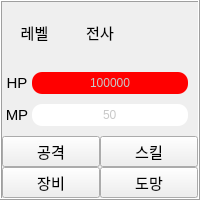
       <widget class="QFrame" name="frame_1">
        <property name="sizePolicy">
         <sizepolicy hsizetype="Expanding" vsizetype="Preferred">
          <horstretch>0</horstretch>
          <verstretch>0</verstretch>
         </sizepolicy>
        </property>
        <property name="minimumSize">
         <size>
          <width>180</width>
          <height>200</height>
         </size>
        </property>
        <property name="maximumSize">
         <size>
          <width>16777215</width>
          <height>200</height>
         </size>
        </property>
        <property name="frameShape">
         <enum>QFrame::Box</enum>
        </property>
        <property name="frameShadow">
         <enum>QFrame::Raised</enum>
        </property>
        <layout class="QGridLayout" name="gridLayout_4">
         <property name="leftMargin">
          <number>0</number>
         </property>
         <property name="topMargin">
          <number>0</number>
         </property>
         <property name="rightMargin">
          <number>0</number>
         </property>
         <property name="bottomMargin">
          <number>0</number>
         </property>
         <property name="spacing">
          <number>0</number>
         </property>
         <item row="2" column="0">
          <layout class="QHBoxLayout" name="horizontalLayout_4">
           <property name="spacing">
            <number>0</number>
           </property>
           <property name="rightMargin">
            <number>10</number>
           </property>
           <property name="bottomMargin">
            <number>10</number>
           </property>
           <item>
            <widget class="QLabel" name="mp_1">
             <property name="sizePolicy">
              <sizepolicy hsizetype="Preferred" vsizetype="Preferred">
               <horstretch>0</horstretch>
               <verstretch>0</verstretch>
              </sizepolicy>
             </property>
             <property name="minimumSize">
              <size>
               <width>30</width>
               <height>0</height>
              </size>
             </property>
             <property name="font">
              <font>
               <pointsize>11</pointsize>
              </font>
             </property>
             <property name="text">
              <string>MP</string>
             </property>
             <property name="scaledContents">
              <bool>true</bool>
             </property>
             <property name="alignment">
              <set>Qt::AlignCenter</set>
             </property>
            </widget>
           </item>
           <item>
            <widget class="QProgressBar" name="mp_warrior">
             <property name="styleSheet">
              <string notr="true">QProgressBar{
  background-color: rgb(255, 255, 255);
  color:rgb(200,200,200);
  border-style: none;
  border-bottom-right-radius: 10px;
  border-bottom-left-radius: 10px;
  border-top-right-radius: 10px;
  border-top-left-radius: 10px;
  text-align: center;}
QProgressBar::chunk{
 border-bottom-right-radius: 10px;
 border-bottom-left-radius: 10px;
 border-top-right-radius: 10px;
 border-top-left-radius: 10px;
background-color: rgb(0, 0, 255);
 }</string>
             </property>
             <property name="maximum">
              <number>999999999</number>
             </property>
             <property name="value">
              <number>50</number>
             </property>
             <property name="textDirection">
              <enum>QProgressBar::TopToBottom</enum>
             </property>
             <property name="format">
              <string>%v</string>
             </property>
            </widget>
           </item>
          </layout>
         </item>
         <item row="1" column="0">
          <layout class="QHBoxLayout" name="horizontalLayout_3">
           <property name="spacing">
            <number>0</number>
           </property>
           <property name="rightMargin">
            <number>10</number>
           </property>
           <property name="bottomMargin">
            <number>10</number>
           </property>
           <item>
            <widget class="QLabel" name="hp_1">
             <property name="sizePolicy">
              <sizepolicy hsizetype="Preferred" vsizetype="Preferred">
               <horstretch>0</horstretch>
               <verstretch>0</verstretch>
              </sizepolicy>
             </property>
             <property name="minimumSize">
              <size>
               <width>30</width>
               <height>0</height>
              </size>
             </property>
             <property name="font">
              <font>
               <pointsize>11</pointsize>
              </font>
             </property>
             <property name="text">
              <string>HP</string>
             </property>
             <property name="scaledContents">
              <bool>true</bool>
             </property>
             <property name="alignment">
              <set>Qt::AlignCenter</set>
             </property>
            </widget>
           </item>
           <item>
            <widget class="QProgressBar" name="hp_warrior">
             <property name="styleSheet">
              <string notr="true">QProgressBar{
  background-color: rgb(255, 255, 255);
  color:rgb(200,200,200);
  border-style: none;
  border-bottom-right-radius: 10px;
  border-bottom-left-radius: 10px;
  border-top-right-radius: 10px;
  border-top-left-radius: 10px;
  text-align: center;}
QProgressBar::chunk{
 border-bottom-right-radius: 10px;
 border-bottom-left-radius: 10px;
 border-top-right-radius: 10px;
 border-top-left-radius: 10px;
 background-color: rgb(255, 0, 0);
 }</string>
             </property>
             <property name="maximum">
              <number>999999999</number>
             </property>
             <property name="value">
              <number>12423423</number>
             </property>
             <property name="textVisible">
              <bool>true</bool>
             </property>
             <property name="orientation">
              <enum>Qt::Horizontal</enum>
             </property>
             <property name="invertedAppearance">
              <bool>false</bool>
             </property>
             <property name="textDirection">
              <enum>QProgressBar::TopToBottom</enum>
             </property>
             <property name="format">
              <string>%v</string>
             </property>
            </widget>
           </item>
          </layout>
         </item>
         <item row="0" column="0">
          <layout class="QHBoxLayout" name="horizontalLayout_2">
           <property name="spacing">
            <number>0</number>
           </property>
           <property name="bottomMargin">
            <number>10</number>
           </property>
           <item>
            <widget class="QLabel" name="lv_warrior">
             <property name="minimumSize">
              <size>
               <width>30</width>
               <height>0</height>
              </size>
             </property>
             <property name="maximumSize">
              <size>
               <width>100</width>
               <height>30</height>
              </size>
             </property>
             <property name="font">
              <font>
               <pointsize>11</pointsize>
              </font>
             </property>
             <property name="text">
              <string>레벨</string>
             </property>
             <property name="alignment">
              <set>Qt::AlignCenter</set>
             </property>
            </widget>
           </item>
           <item>
            <widget class="QLabel" name="warrior">
             <property name="maximumSize">
              <size>
               <width>16777215</width>
               <height>30</height>
              </size>
             </property>
             <property name="font">
              <font>
               <pointsize>11</pointsize>
              </font>
             </property>
             <property name="text">
              <string>전사</string>
             </property>
             <property name="alignment">
              <set>Qt::AlignCenter</set>
             </property>
            </widget>
           </item>
           <item>
            <widget class="QLabel" name="img_warrior">
             <property name="text">
              <string/>
             </property>
            </widget>
           </item>
          </layout>
         </item>
         <item row="3" column="0">
          <layout class="QGridLayout" name="gridLayout_3">
           <property name="spacing">
            <number>0</number>
           </property>
           <item row="0" column="1">
            <widget class="QPushButton" name="pb_skill_warrior">
             <property name="font">
              <font>
               <pointsize>11</pointsize>
              </font>
             </property>
             <property name="text">
              <string>스킬</string>
             </property>
            </widget>
           </item>
           <item row="0" column="0">
            <widget class="QPushButton" name="pb_atk_warrior">
             <property name="font">
              <font>
               <pointsize>11</pointsize>
              </font>
             </property>
             <property name="text">
              <string>공격</string>
             </property>
            </widget>
           </item>
           <item row="1" column="0">
            <widget class="QPushButton" name="pb_equip_warrior">
             <property name="font">
              <font>
               <pointsize>11</pointsize>
              </font>
             </property>
             <property name="text">
              <string>장비</string>
             </property>
            </widget>
           </item>
           <item row="1" column="1">
            <widget class="QPushButton" name="pb_run_warrior">
             <property name="font">
              <font>
               <pointsize>11</pointsize>
              </font>
             </property>
             <property name="text">
              <string>도망</string>
             </property>
            </widget>
           </item>
          </layout>
         </item>
        </layout>
       </widget>
